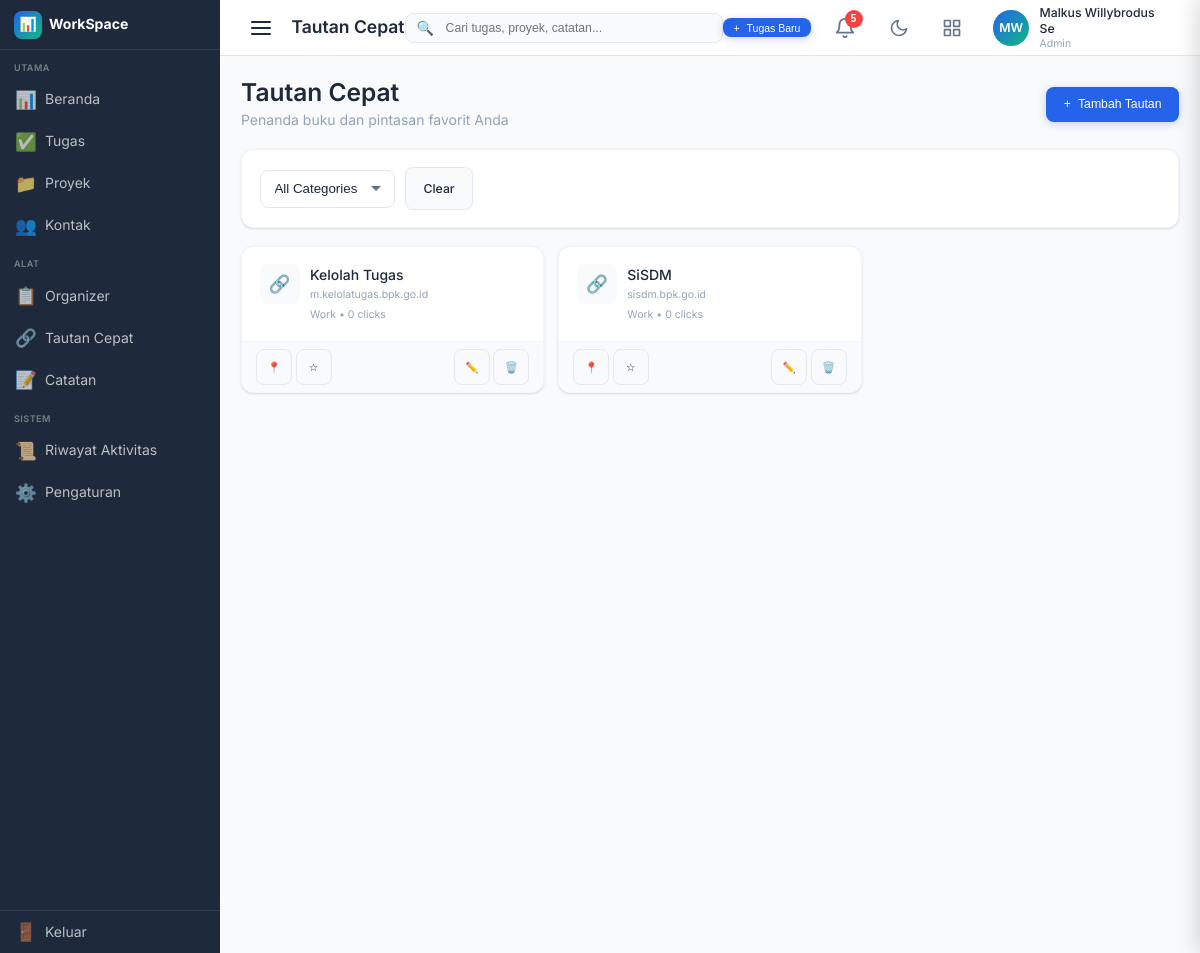
Page /index.php?page=links (signed in) on the committed database.
### tables this page shows
CREATE TABLE `users` (
  `id` int NOT NULL AUTO_INCREMENT,
  `username` varchar(50) NOT NULL,
  `email` varchar(100) NOT NULL,
  `password_hash` varchar(255) NOT NULL,
  `full_name` varchar(100) DEFAULT NULL,
  `avatar` varchar(255) DEFAULT NULL,
  `role` enum('admin','manager','member') DEFAULT 'member',
  `timezone` varchar(50) DEFAULT 'Asia/Jakarta',
  `theme` enum('light','dark','auto') DEFAULT 'light',
  `created_at` datetime DEFAULT CURRENT_TIMESTAMP,
  `updated_at` datetime DEFAULT CURRENT_TIMESTAMP ON UPDATE CURRENT_TIMESTAMP,
  `last_login` datetime DEFAULT NULL,
  `is_active` tinyint(1) DEFAULT '1',
  PRIMARY KEY (`id`),
  UNIQUE KEY `username` (`username`),
  UNIQUE KEY `email` (`email`)
);

CREATE TABLE `quick_links` (
  `id` int NOT NULL AUTO_INCREMENT,
  `user_id` int NOT NULL,
  `title` varchar(100) NOT NULL,
  `url` varchar(500) NOT NULL,
  `favicon` varchar(255) DEFAULT NULL,
  `icon_upload` varchar(255) DEFAULT NULL,
  `category` varchar(50) DEFAULT 'general',
  `is_pinned` tinyint(1) DEFAULT '0',
  `is_favorite` tinyint(1) DEFAULT '0',
  `click_count` int DEFAULT '0',
  `created_at` datetime DEFAULT CURRENT_TIMESTAMP,
  `updated_at` datetime DEFAULT CURRENT_TIMESTAMP ON UPDATE CURRENT_TIMESTAMP,
  PRIMARY KEY (`id`),
  KEY `user_id` (`user_id`),
  CONSTRAINT `quick_links_ibfk_1` FOREIGN KEY (`user_id`) REFERENCES `users` (`id`) ON DELETE CASCADE
);

### config/functions.php (called while the page is built, shortened)
<?php
function getUserId() {
    return $_SESSION['user_id'] ?? null;
}
function getUser() {
    $db = getDB();
    $userId = getUserId();
    $stmt = $db->prepare("SELECT * FROM users WHERE id = ?");
    $stmt->bind_param('i', $userId);
    $stmt->execute();
    $result = $stmt->get_result();
    return $result->fetch_assoc();
}
function h($str) {
    return htmlspecialchars($str, ENT_QUOTES, 'UTF-8');
}
function getUnreadNotifications($userId) {
    $db = getDB();
    $stmt = $db->prepare("SELECT * FROM notifications WHERE user_id = ? AND is_read = 0 ORDER BY created_at DESC LIMIT 10");
    $stmt->bind_param('i', $userId);
    $stmt->execute();
    $result = $stmt->get_result();
    $notifications = [];
    while ($row = $result->fetch_assoc()) {
        $notifications[] = $row;
    }
    return $notifications;
}

### pages/links/index.php (the view, shortened to what this page needs)
<?php
require_once __DIR__ . '/../../config/functions.php';
$userId = getUserId();
$db = getDB();
$sql = "SELECT * FROM quick_links WHERE user_id = ?";
$params = [$userId];
$types = 'i';
$sql .= " ORDER BY is_pinned DESC, is_favorite DESC, click_count DESC, created_at DESC";
$stmt = $db->prepare($sql);
$stmt->bind_param($types, ...$params);
$stmt->execute();
$links = $stmt->get_result()->fetch_all(MYSQLI_ASSOC);
$stmt = $db->prepare("SELECT DISTINCT category FROM quick_links WHERE user_id = ? ORDER BY category");
$stmt->bind_param('i', $userId);
$stmt->execute();
$categories = $stmt->get_result()->fetch_all(MYSQLI_ASSOC);
?>
<div class="links-page">
    <div class="d-flex justify-between align-center mb-5">
        <div>
            <h2>Tautan Cepat</h2>
            <p class="text-muted">Penanda buku dan pintasan favorit Anda</p>
        </div>
        <button class="btn btn-primary" onclick="openModal('addLinkModal')">
            <span>+</span> Tambah Tautan
        </button>
    </div>
    <?php if (count($categories) > 0): ?>
    <div class="card mb-5">
        <div class="card-body">
            <form method="GET" class="d-flex gap-3 flex-wrap align-center">
                <div class="form-group" style="margin-bottom: 0;">
                    <select name="category" class="form-control" onchange="this.form.submit()">
                        <option value="">All Categories</option>
                    </select>
                </div>
                <a href="index.php?page=links" class="btn btn-secondary">Clear</a>
            </form>
        </div>
    </div>
    <?php endif; ?>
    <?php if (count($links) > 0): ?>
    <div class="d-grid" style="grid-template-columns: repeat(auto-fill, minmax(280px, 1fr)); gap: var(--space-4);">
        <?php foreach ($links as $link): ?>
        <div class="card" style="<?= $link['is_pinned'] ? 'border-left: 3px solid var(--primary);' : '' ?>">
            <div class="card-body">
                <div class="d-flex align-start gap-3">
                    <div style="width: 40px; height: 40px; display: flex; align-items: center; justify-content: center; background: var(--bg-body); border-radius: var(--radius); flex-shrink: 0;">
                        <?php
                        $faviconUrl = trim($link['favicon'] ?? '');
                        $isExternal = !empty($faviconUrl) && (strpos($faviconUrl, 'http') === 0 || strpos($faviconUrl, '//') === 0);
                        if ($isExternal): ?>
                        <span style="display: none; font-size: 1.25rem;">🔗</span>
                        <?php endif; ?>
                    </div>
                    <div class="flex-1" style="min-width: 0;">
                        <div class="d-flex align-center gap-2">
                            <a href="#" onclick="trackLinkClick(<?= $link['id'] ?>, '<?= h(addslashes($link['url'])) ?>'); return false;" class="font-weight-500 truncate" style="color: var(--text-primary);">
                                <?= h($link['title']) ?>
                            </a>
                        </div>
                        <div class="text-xs text-muted truncate"><?= h(parse_url($link['url'], PHP_URL_HOST)) ?></div>
                        <div class="text-xs text-muted mt-1"><?= h(ucfirst($link['category'])) ?> • <span id="click-count-<?= $link['id'] ?>"><?= $link['click_count'] ?></span> clicks</div>
                    </div>
                </div>
            </div>
            <div class="card-footer d-flex justify-between" style="padding: var(--space-2) var(--space-4);">
                <div class="d-flex gap-1">
                    <form method="POST">
                        <button type="submit" class="btn btn-sm btn-icon btn-secondary" title="<?= $link['is_pinned'] ? 'Unpin' : 'Pin' ?>">
                            <?= $link['is_pinned'] ? '📌' : '📍' ?>
                        </button>
                    </form>
                    <form method="POST">
                        <button type="submit" class="btn btn-sm btn-icon btn-secondary" title="<?= $link['is_favorite'] ? 'Remove from favorites' : 'Add to favorites' ?>">
                            <?= $link['is_favorite'] ? '⭐' : '☆' ?>
                        </button>
                    </form>
                </div>
                <div class="d-flex gap-1">
                    <button class="btn btn-sm btn-icon btn-secondary" onclick="editLink(<?= $link['id'] ?>, '<?= h(addslashes($link['title'])) ?>', '<?= h(addslashes($link['url'])) ?>', '<?= h(addslashes($link['category'])) ?>', <?= $link['is_pinned'] ?>, <?= $link['is_favorite'] ?>)" title="Edit">
                        ✏️
                    </button>
                    <form method="POST" onsubmit="event.preventDefault(); swalConfirm('Hapus tautan ini?', 'Tindakan ini tidak dapat dibatalkan.', 'warning').then(result => { if (result.isConfirmed) this.submit(); })">
                        <button type="submit" class="btn btn-sm btn-icon btn-secondary" title="Delete">🗑️</button>
                    </form>
                </div>
            </div>
        </div>
        <?php endforeach; ?>
    </div>
    <?php endif; ?>
</div>

### includes/header.php (shortened to what this page needs)
<?php
$currentPage = $_GET['page'] ?? 'dashboard';
$pageTitles = [
    'dashboard' => 'Beranda',
    'tasks' => 'Manajemen Tugas',
    'projects' => 'Proyek',
    'contacts' => 'Kontak',
    'links' => 'Tautan Cepat',
    'notes' => 'Catatan',
    'organizer' => 'Organizer',
    'activity' => 'Riwayat Aktivitas',
    'settings' => 'Pengaturan',
    'notifications' => 'Notifikasi'
];
$pageTitle = $pageTitles[$currentPage] ?? 'Beranda';
$user = getUser();
$unreadNotifications = getUnreadNotifications(getUserId());
$initials = '';
if ($user && !empty($user['full_name'])) {
    $parts = explode(' ', $user['full_name']);
    $initials = strtoupper(substr($parts[0], 0, 1) . (isset($parts[1]) ? substr($parts[1], 0, 1) : ''));
} elseif ($user) {
    $initials = strtoupper(substr($user['username'], 0, 2));
}
?>
<header class="header">
    <div class="header-left">
        <button id="sidebarToggleBtn" class="sidebar-toggle header-btn" type="button" aria-label="Toggle Sidebar">
            <span class="hamburger">
                <span class="hamburger-line"></span>
                <span class="hamburger-line"></span>
                <span class="hamburger-line"></span>
            </span>
        </button>
        <h1 class="header-title"><?= h($pageTitle) ?></h1>
    </div>
    <div class="header-search">
        <form method="GET" action="index.php" id="globalSearchForm" style="display: flex; align-items: center; width: 100%;">
            <span class="header-search-icon">🔍</span>
            <input type="text" name="q" placeholder="Cari tugas, proyek, catatan..." id="globalSearch" autocomplete="off">
        </form>
    </div>
    <div class="header-right">
        <button class="btn btn-primary btn-sm" data-modal="addTaskModal" onclick="openModal('addTaskModal')">
            <span>+</span> Tugas Baru
        </button>
        <div class="dropdown">
            <button class="header-btn dropdown-trigger" onclick="checkAndLoadNotifications()">
                <svg xmlns="http://www.w3.org/2000/svg" width="22" height="22" viewBox="0 0 24 24" fill="none" stroke="currentColor" stroke-width="2" stroke-linecap="round" stroke-linejoin="round">
                    <path d="M18 8A6 6 0 0 0 6 8c0 7-3 9-3 9h18s-3-2-3-9"></path>
                    <path d="M13.73 21a2 2 0 0 1-3.46 0"></path>
                </svg>
                <span id="unreadBadge" class="badge" style="<?= count($unreadNotifications) > 0 ? '' : 'display:none;' ?>"><?= count($unreadNotifications) > 0 ? count($unreadNotifications) : '' ?></span>
            </button>
        </div>
        <button class="header-btn" data-theme-toggle>
        </button>
        <button class="right-sidebar-toggle" id="rightSidebarToggle" type="button" aria-label="Toggle Right Sidebar">
        </button>
        <div class="dropdown">
            <div class="user-menu dropdown-trigger">
                <div class="user-avatar"><?= h($initials ?: 'U') ?></div>
                <div class="user-info">
                    <div class="user-name"><?= h($user['full_name'] ?? $user['username'] ?? 'User') ?></div>
                    <div class="user-role"><?= h(ucfirst($user['role'] ?? 'Member')) ?></div>
                </div>
            </div>
        </div>
    </div>
</header>

### rows in the picture
users: full_name "MW", full_name "Malkus Willybrodus Se", role "Admin"
quick_links: title "Kelolah Tugas", url "m.kelolatugas.bpk.go.id", category "Work", click_count "0"
quick_links: title "SiSDM", url "sisdm.bpk.go.id", category "Work", click_count "0"

### other values in the picture
$pageTitle "Tautan Cepat"
count($unreadNotifications) "5"
